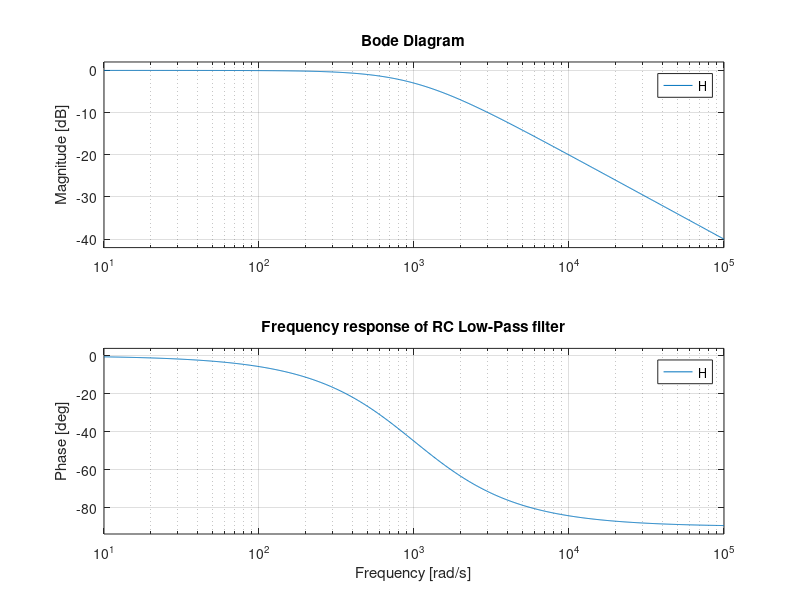

Recreate this plot in MATLAB.
%author: Muhtasim Redwan
%id: 22024002
%date: 17-09-2024

% Define the values of R and C
R = 1e3;
C = 1e-6;

% Calculate the transfer function 
H = tf([1], [R*C 1]);

%plot the frequency response 
bode(H);
title("Frequency response of RC Low-Pass filter");
grid on;